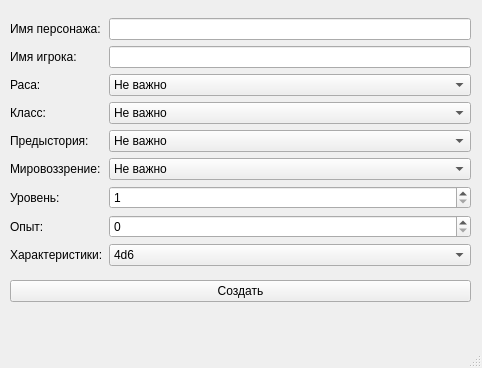
<?xml version="1.0" encoding="UTF-8"?>
<ui version="4.0">
 <class>MainWindow</class>
 <widget class="QMainWindow" name="MainWindow">
  <property name="geometry">
   <rect>
    <x>0</x>
    <y>0</y>
    <width>482</width>
    <height>368</height>
   </rect>
  </property>
  <property name="windowTitle">
   <string>MainWindow</string>
  </property>
  <widget class="QWidget" name="centralwidget">
   <widget class="QWidget" name="verticalLayoutWidget">
    <property name="geometry">
     <rect>
      <x>10</x>
      <y>10</y>
      <width>461</width>
      <height>301</height>
     </rect>
    </property>
    <layout class="QVBoxLayout" name="verticalLayout">
     <item>
      <layout class="QGridLayout" name="gridLayout">
       <item row="7" column="1">
        <widget class="QSpinBox" name="expa">
         <property name="maximum">
          <number>355000</number>
         </property>
        </widget>
       </item>
       <item row="0" column="0">
        <widget class="QLabel" name="label_2">
         <property name="text">
          <string>Имя персонажа:</string>
         </property>
        </widget>
       </item>
       <item row="1" column="1">
        <widget class="QLineEdit" name="player_name"/>
       </item>
       <item row="8" column="1">
        <widget class="QComboBox" name="stat">
         <item>
          <property name="text">
           <string>4d6</string>
          </property>
         </item>
         <item>
          <property name="text">
           <string>Лесенка</string>
          </property>
         </item>
         <item>
          <property name="text">
           <string>Задать</string>
          </property>
         </item>
        </widget>
       </item>
       <item row="5" column="0">
        <widget class="QLabel" name="label_7">
         <property name="text">
          <string>Мировоззрение:</string>
         </property>
        </widget>
       </item>
       <item row="3" column="0">
        <widget class="QLabel" name="label_5">
         <property name="text">
          <string>Класс:</string>
         </property>
        </widget>
       </item>
       <item row="4" column="1">
        <widget class="QComboBox" name="player_history">
         <item>
          <property name="text">
           <string>Не важно</string>
          </property>
         </item>
         <item>
          <property name="text">
           <string>Артист</string>
          </property>
         </item>
         <item>
          <property name="text">
           <string>Беспризорник</string>
          </property>
         </item>
         <item>
          <property name="text">
           <string>Благородный</string>
          </property>
         </item>
         <item>
          <property name="text">
           <string>Гильдейский ремесленник</string>
          </property>
         </item>
         <item>
          <property name="text">
           <string>Моряк</string>
          </property>
         </item>
         <item>
          <property name="text">
           <string>Мудрец</string>
          </property>
         </item>
         <item>
          <property name="text">
           <string>Народный герой</string>
          </property>
         </item>
         <item>
          <property name="text">
           <string>Отшельник</string>
          </property>
         </item>
         <item>
          <property name="text">
           <string>Преступник</string>
          </property>
         </item>
         <item>
          <property name="text">
           <string>Прислужник</string>
          </property>
         </item>
         <item>
          <property name="text">
           <string>Солдат</string>
          </property>
         </item>
         <item>
          <property name="text">
           <string>Чужеземец</string>
          </property>
         </item>
         <item>
          <property name="text">
           <string>Шарлатан</string>
          </property>
         </item>
        </widget>
       </item>
       <item row="4" column="0">
        <widget class="QLabel" name="label_6">
         <property name="text">
          <string>Предыстория:</string>
         </property>
        </widget>
       </item>
       <item row="1" column="0">
        <widget class="QLabel" name="label_3">
         <property name="text">
          <string>Имя игрока:</string>
         </property>
        </widget>
       </item>
       <item row="8" column="0">
        <widget class="QLabel" name="label">
         <property name="text">
          <string>Характеристики:</string>
         </property>
        </widget>
       </item>
       <item row="5" column="1">
        <widget class="QComboBox" name="worldview">
         <property name="cursor">
          <cursorShape>ArrowCursor</cursorShape>
         </property>
         <property name="tabletTracking">
          <bool>false</bool>
         </property>
         <item>
          <property name="text">
           <string>Не важно</string>
          </property>
         </item>
         <item>
          <property name="text">
           <string>Законно-доброе</string>
          </property>
         </item>
         <item>
          <property name="text">
           <string>Нейтрально-доброе</string>
          </property>
         </item>
         <item>
          <property name="text">
           <string>Хаотично-доброе</string>
          </property>
         </item>
         <item>
          <property name="text">
           <string>Законно-нейтральное</string>
          </property>
         </item>
         <item>
          <property name="text">
           <string>Нейтральное</string>
          </property>
         </item>
         <item>
          <property name="text">
           <string>Хаотично-нейтральное</string>
          </property>
         </item>
         <item>
          <property name="text">
           <string>Законно-злое</string>
          </property>
         </item>
         <item>
          <property name="text">
           <string>Нейтрально-злое</string>
          </property>
         </item>
         <item>
          <property name="text">
           <string>Хаотично-злое</string>
          </property>
         </item>
        </widget>
       </item>
       <item row="0" column="1">
        <widget class="QLineEdit" name="character_name"/>
       </item>
       <item row="6" column="0">
        <widget class="QLabel" name="label_8">
         <property name="text">
          <string>Уровень:</string>
         </property>
        </widget>
       </item>
       <item row="7" column="0">
        <widget class="QLabel" name="label_9">
         <property name="text">
          <string>Опыт:</string>
         </property>
        </widget>
       </item>
       <item row="3" column="1">
        <widget class="QComboBox" name="clas">
         <property name="currentText">
          <string>Не важно</string>
         </property>
         <item>
          <property name="text">
           <string>Не важно</string>
          </property>
         </item>
         <item>
          <property name="text">
           <string>Варвар</string>
          </property>
         </item>
         <item>
          <property name="text">
           <string>Бард</string>
          </property>
         </item>
         <item>
          <property name="text">
           <string>Жрец</string>
          </property>
         </item>
         <item>
          <property name="text">
           <string>Друид</string>
          </property>
         </item>
         <item>
          <property name="text">
           <string>Воин</string>
          </property>
         </item>
         <item>
          <property name="text">
           <string>Монах</string>
          </property>
         </item>
         <item>
          <property name="text">
           <string>Паладин</string>
          </property>
         </item>
         <item>
          <property name="text">
           <string>Следопыт</string>
          </property>
         </item>
         <item>
          <property name="text">
           <string>Плут</string>
          </property>
         </item>
         <item>
          <property name="text">
           <string>Чародей</string>
          </property>
         </item>
         <item>
          <property name="text">
           <string>Колдун</string>
          </property>
         </item>
         <item>
          <property name="text">
           <string>Волшебник</string>
          </property>
         </item>
        </widget>
       </item>
       <item row="2" column="0">
        <widget class="QLabel" name="label_4">
         <property name="text">
          <string>Раса:</string>
         </property>
        </widget>
       </item>
       <item row="2" column="1">
        <widget class="QComboBox" name="race">
         <property name="currentText">
          <string>Не важно</string>
         </property>
         <item>
          <property name="text">
           <string>Не важно</string>
          </property>
         </item>
         <item>
          <property name="text">
           <string>Горный дварф</string>
          </property>
         </item>
         <item>
          <property name="text">
           <string>Холмовой дварф</string>
          </property>
         </item>
         <item>
          <property name="text">
           <string>Высший эльф</string>
          </property>
         </item>
         <item>
          <property name="text">
           <string>Лесной эльф</string>
          </property>
         </item>
         <item>
          <property name="text">
           <string>Дроу</string>
          </property>
         </item>
         <item>
          <property name="text">
           <string>Коренастый полурослик</string>
          </property>
         </item>
         <item>
          <property name="text">
           <string>Легконогий полурослик</string>
          </property>
         </item>
         <item>
          <property name="text">
           <string>Человек</string>
          </property>
         </item>
         <item>
          <property name="text">
           <string>Драконорождённый</string>
          </property>
         </item>
         <item>
          <property name="text">
           <string>Лесной гном</string>
          </property>
         </item>
         <item>
          <property name="text">
           <string>Каменный гном</string>
          </property>
         </item>
         <item>
          <property name="text">
           <string>Полуэльф</string>
          </property>
         </item>
         <item>
          <property name="text">
           <string>Полуорк</string>
          </property>
         </item>
         <item>
          <property name="text">
           <string>Тифлинг</string>
          </property>
         </item>
        </widget>
       </item>
       <item row="6" column="1">
        <widget class="QSpinBox" name="level">
         <property name="minimum">
          <number>1</number>
         </property>
         <property name="maximum">
          <number>20</number>
         </property>
        </widget>
       </item>
      </layout>
     </item>
     <item>
      <widget class="QPushButton" name="generation">
       <property name="text">
        <string>Создать</string>
       </property>
      </widget>
     </item>
    </layout>
   </widget>
  </widget>
  <widget class="QMenuBar" name="menubar">
   <property name="geometry">
    <rect>
     <x>0</x>
     <y>0</y>
     <width>482</width>
     <height>26</height>
    </rect>
   </property>
  </widget>
  <widget class="QStatusBar" name="statusbar"/>
 </widget>
 <resources/>
 <connections/>
</ui>
